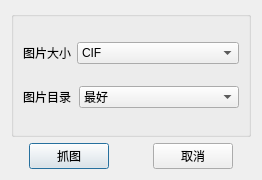
<?xml version="1.0" encoding="UTF-8"?>
<ui version="4.0">
 <class>CapturePicture</class>
 <widget class="QDialog" name="CapturePicture">
  <property name="geometry">
   <rect>
    <x>0</x>
    <y>0</y>
    <width>259</width>
    <height>180</height>
   </rect>
  </property>
  <property name="windowTitle">
   <string>Dialog</string>
  </property>
  <layout class="QVBoxLayout" name="verticalLayout_2">
   <item>
    <widget class="QGroupBox" name="groupBox">
     <property name="minimumSize">
      <size>
       <width>0</width>
       <height>120</height>
      </size>
     </property>
     <property name="title">
      <string/>
     </property>
     <layout class="QVBoxLayout" name="verticalLayout">
      <item>
       <layout class="QHBoxLayout" name="horizontalLayout_2">
        <item>
         <widget class="QLabel" name="label">
          <property name="maximumSize">
           <size>
            <width>50</width>
            <height>16777215</height>
           </size>
          </property>
          <property name="text">
           <string>图片大小</string>
          </property>
         </widget>
        </item>
        <item>
         <widget class="QComboBox" name="sizeComboBox">
          <item>
           <property name="text">
            <string>CIF</string>
           </property>
          </item>
          <item>
           <property name="text">
            <string>QCIF</string>
           </property>
          </item>
          <item>
           <property name="text">
            <string>D1</string>
           </property>
          </item>
          <item>
           <property name="text">
            <string>UXGA(1600x1200)</string>
           </property>
          </item>
          <item>
           <property name="text">
            <string>SVGA(800x600)</string>
           </property>
          </item>
          <item>
           <property name="text">
            <string>HD720p(1280x720)</string>
           </property>
          </item>
          <item>
           <property name="text">
            <string>VGA</string>
           </property>
          </item>
          <item>
           <property name="text">
            <string>XVGA</string>
           </property>
          </item>
          <item>
           <property name="text">
            <string>HD900p</string>
           </property>
          </item>
          <item>
           <property name="text">
            <string>HD1080</string>
           </property>
          </item>
          <item>
           <property name="text">
            <string>2560*1920</string>
           </property>
          </item>
          <item>
           <property name="text">
            <string>1600*304</string>
           </property>
          </item>
          <item>
           <property name="text">
            <string>2048*1536</string>
           </property>
          </item>
          <item>
           <property name="text">
            <string>2448*2048</string>
           </property>
          </item>
          <item>
           <property name="text">
            <string>2448*1200</string>
           </property>
          </item>
          <item>
           <property name="text">
            <string>2448*800</string>
           </property>
          </item>
          <item>
           <property name="text">
            <string>XGA(1024*768)</string>
           </property>
          </item>
          <item>
           <property name="text">
            <string>SXGA(1280*1024)</string>
           </property>
          </item>
          <item>
           <property name="text">
            <string>WD1(960*576/960*480)</string>
           </property>
          </item>
          <item>
           <property name="text">
            <string>1080i</string>
           </property>
          </item>
          <item>
           <property name="text">
            <string>576*576</string>
           </property>
          </item>
          <item>
           <property name="text">
            <string>1536*1536</string>
           </property>
          </item>
          <item>
           <property name="text">
            <string>1920*1920</string>
           </property>
          </item>
         </widget>
        </item>
       </layout>
      </item>
      <item>
       <layout class="QHBoxLayout" name="horizontalLayout_3">
        <item>
         <widget class="QLabel" name="label_2">
          <property name="maximumSize">
           <size>
            <width>50</width>
            <height>16777215</height>
           </size>
          </property>
          <property name="text">
           <string>图片目录</string>
          </property>
         </widget>
        </item>
        <item>
         <widget class="QComboBox" name="qualityComboBox">
          <item>
           <property name="text">
            <string>最好</string>
           </property>
          </item>
          <item>
           <property name="text">
            <string>较好</string>
           </property>
          </item>
          <item>
           <property name="text">
            <string>一般</string>
           </property>
          </item>
         </widget>
        </item>
       </layout>
      </item>
     </layout>
    </widget>
   </item>
   <item>
    <layout class="QHBoxLayout" name="horizontalLayout">
     <item>
      <spacer name="horizontalSpacer_2">
       <property name="orientation">
        <enum>Qt::Horizontal</enum>
       </property>
       <property name="sizeHint" stdset="0">
        <size>
         <width>20</width>
         <height>20</height>
        </size>
       </property>
      </spacer>
     </item>
     <item>
      <widget class="QPushButton" name="btnCapture">
       <property name="text">
        <string>抓图</string>
       </property>
      </widget>
     </item>
     <item>
      <spacer name="horizontalSpacer">
       <property name="orientation">
        <enum>Qt::Horizontal</enum>
       </property>
       <property name="sizeHint" stdset="0">
        <size>
         <width>40</width>
         <height>20</height>
        </size>
       </property>
      </spacer>
     </item>
     <item>
      <widget class="QPushButton" name="btnClose">
       <property name="text">
        <string>取消</string>
       </property>
      </widget>
     </item>
     <item>
      <spacer name="horizontalSpacer_3">
       <property name="orientation">
        <enum>Qt::Horizontal</enum>
       </property>
       <property name="sizeHint" stdset="0">
        <size>
         <width>20</width>
         <height>20</height>
        </size>
       </property>
      </spacer>
     </item>
    </layout>
   </item>
  </layout>
 </widget>
 <resources/>
 <connections/>
</ui>
